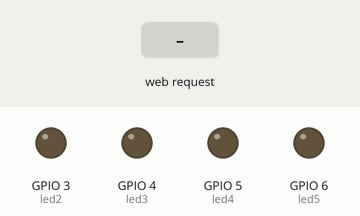
A sketch run on a simulated ESP32. Parts: output pins drawn as LEDs (lit = HIGH). The inputs (shaded band) are chosen by the test bench. WiFi joins after 1.5 s; servers stay silent unless stated; what the sketch prints to the serial monitor is not drawn.

Above: at 2.7 s.
2.8 s: HTTP request GET /red_on received
At 4.0 s:
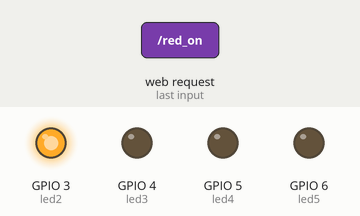
4.3 s: HTTP request GET /blue_on received
At 5.4 s:
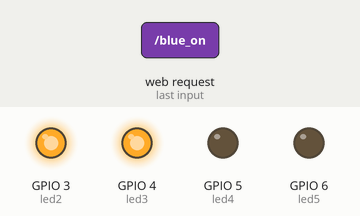
5.8 s: HTTP request GET /red_off received
At 6.5 s:
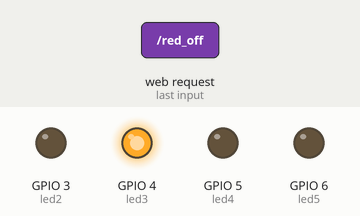
7.3 s: HTTP request GET /green_on received
At 7.7 s:
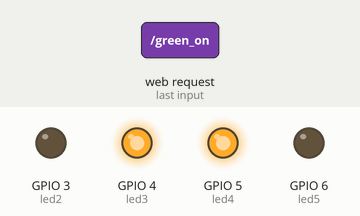
8.8 s: HTTP request GET /blue_off received
At 10.0 s:
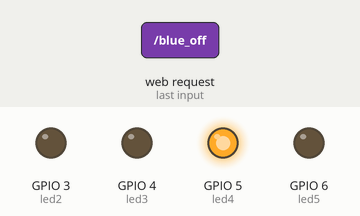
10.3 s: HTTP request GET /yellow_on received
At 11.2 s:
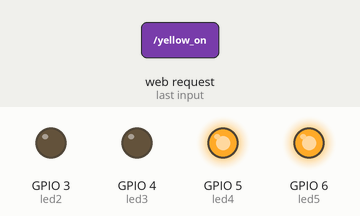
Timing chart, 0 to 12.8 s (numbered marks = the images above; inputs shaded):
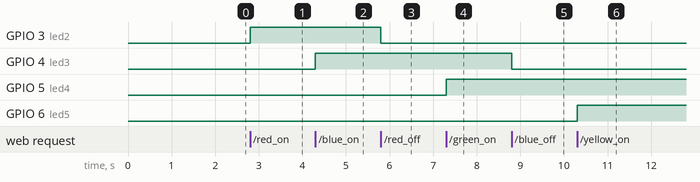

The sketch:

05._WiFi_led_control_all.ino
```cpp
/******************************************************************************************
 *FileName     : 14._WiFi_led_control
 *Description  : WiFi 연결 후 웹에서 LED 켰다 꺼 보기
 *Author       : 포휴먼 이인정
 *Created Date : 2021.05.28
 *Reference    : ET보드(ESP32)는 2.4GHz WiFi만 지원함
 *Modified     : 2021.12.16 : LEH : 소스 크린징
 ******************************************************************************************/

#include <WiFi.h>
// 이 라이브러리를 통해 Arduino 보드를 인터넷에 연결할 수 있습니다.

int led2 = D2;                                         // 빨강 LED
int led3 = D3;                                         // 파랑 LED
int led4 = D4;                                         // 초록 LED
int led5 = D5;                                         // 노랑 LED


const char* ssid     = "ssid";                         // 와이파이 이름
const char* password = "password";                     // 와이파이 비번

WiFiServer server(80);
// 지정된 포트에서 들어오는 연결을 수신하는 서버를 만듭니다.


void setup()
{
    Serial.begin(115200);                              // 통신
    pinMode(led2, OUTPUT);                             // 핀 모드 설정
    pinMode(led3, OUTPUT);                             // 핀 모드 설정
    pinMode(led4, OUTPUT);                             // 핀 모드 설정
    pinMode(led5, OUTPUT);                             // 핀 모드 설정

    delay(10);                                         // 0.01초 대기

                                                       // WiFi network에 접속

    Serial.println();                                  // 한줄
    Serial.println();                                  // 한줄
    Serial.print("Connecting to ");                    // 출력
    Serial.println(ssid);                              // 출력

    WiFi.begin(ssid, password);                        // WIFI.begin 은 와이파이 접속 함수

    while (WiFi.status() != WL_CONNECTED) {
        delay(500);
        Serial.print(".");
    }
    // 만약 wifi 상태가 연결이 되지 않았다면 반복 딜레이는 500으로 시리얼에서 출력 .

    Serial.println("");                                 // 한줄
    Serial.println("WiFi connected.");                  // 출력
    Serial.print("IP address: ");                       // 출력
    Serial.println(WiFi.localIP());                     // 와이파이 로컬 아이피 출력

    server.begin();                                     // 수신 대기중
}

int value = 0;


void loop(){
 WiFiClient client = server.available();                // 새로운 클라이언트 생성

  if (client) {                                         // 클라이언트가 만들어지고
    Serial.println("New Client.");                      // 시리얼 포트에 쓰고
    String currentLine = "";                            // 클라이언트에서 받을 문자열 변수준비
    while (client.connected()) {                        // 연결될 때까지...
      if (client.available()) {                         // 클라이언트에서 문자를 받으면
        char c = client.read();                         // 문자를 byte 단위로 읽고, 문자로 저장
        Serial.write(c);                                // 시리얼 모니터에 표시
        if (c == '\n') {                                // 문자가 개행문자이면..

            // 현재 라인에 아무것도 없으면,  행당 2개라인을 가짐
            // 이는 client HTTP 응답의 마지막이라는 것이므로 응답을 전송할 수 있다:
          if (currentLine.length() == 0) {
            // HTTP 헤더는 항상 응답코드 (e.g. HTTP/1.1 200 OK)로 시작하고
            // content-type이 나오고 빈칸이 나옴
            client.println("HTTP/1.1 200 OK");
            client.println("Content-type:text/html");
            client.println();

            // HTTP 응답은 다음과 같은 헤더를 가진다:
            client.print("<meta charset=\"UTF-8\">");
            client.print("<font size=16>Click <a href=\"/red_on\"> red On </a> to turn On LED<br></font>");
            client.print("<font size=16>Click <a href=\"/red_off\"> red Off</a> to turn Off LED<br></font>");
            client.print("<font size=16>Click <a href=\"/blue_on\"> blue On</a> to turn On LED<br></font>");
            client.print("<font size=16>Click <a href=\"/blue_off\"> blue Off</a> to turn Off LED<br></font>");
            client.print("<font size=16>Click <a href=\"/green_on\"> green On</a> to turn On LED<br></font>");
            client.print("<font size=16>Click <a href=\"/green_off\"> green Off</a> to turn Off LED<br></font>");
            client.print("<font size=16>Click <a href=\"/yellow_on\"> yellow On</a> to turn On LED<br></font>");
            client.print("<font size=16>Click <a href=\"/yellow_off\"> yellow Off</a> to turn Off LED<br></font>");

            // HTTP 응답은 빈칸으로 끝난다.
            client.println();
            // while loop를 종료
            break;
          } else {                                       // 새로운 라인을 가지면, 현재라인 지움:
            currentLine = "";
          }
        } else if (c != '\r') {                          // carriage return 문자라면
          currentLine += c;                              // 현재라인 뒤에 붙임
        }

        // 클라이언트 응답이 "GET /H" 또는 "GET /L" 였는지 확인:
        // 레드
        if (currentLine.endsWith("GET /red_on")) {
          digitalWrite(led2, HIGH);                      // GET /H LED 켬
        }
        if (currentLine.endsWith("GET /red_off")) {
          digitalWrite(led2, LOW);                       // GET /L LED 끔
        }
        // 블루
        if (currentLine.endsWith("GET /blue_on")) {
          digitalWrite(led3, HIGH);                      // GET /L LED 끔
        }
        if (currentLine.endsWith("GET /blue_off")) {
          digitalWrite(led3, LOW);                       // GET /L LED 끔
        }
        // 그린
        if (currentLine.endsWith("GET /green_on")) {
          digitalWrite(led4, HIGH);                      // GET /L LED 끔
        }
        if (currentLine.endsWith("GET /green_off")) {
          digitalWrite(led4, LOW);                       // GET /L LED 끔
        }
        // 옐로우
        if (currentLine.endsWith("GET /yellow_on")) {
          digitalWrite(led5, HIGH);                      // GET /L LED 끔
        }
        if (currentLine.endsWith("GET /yellow_off")) {
          digitalWrite(led5, LOW);                       // GET /L LED 끔
        }
      }
    }
    // 연결 종료:
    client.stop();
    Serial.println("Client Disconnected.");
  }
}

//=========================================================================================
//
// (주)한국공학기술연구원 http://et.ketri.re.kr
//
//=========================================================================================
```

Measured:
- after the input at 2.8 s, GPIO 3 (led2): LOW → HIGH at once
- after the input at 4.3 s, GPIO 4 (led3): LOW → HIGH at once
- after the input at 5.8 s, GPIO 3 (led2): HIGH → LOW at once
- after the input at 7.3 s, GPIO 5 (led4): LOW → HIGH at once
- after the input at 8.8 s, GPIO 4 (led3): HIGH → LOW at once
- after the input at 10.3 s, GPIO 6 (led5): LOW → HIGH at once
